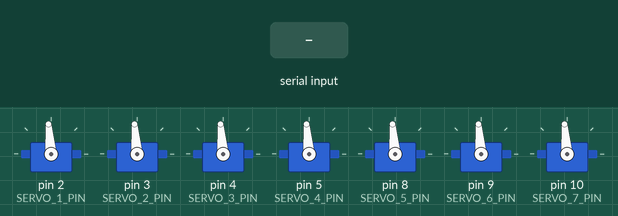
Recording of a sketch running on a simulated Arduino Mega 2560, built with avr-gcc and run on an emulated ATmega2560. Shown: 7 × servo. Inputs (shaded band) come from the test bench. What the sketch prints to the serial monitor is not drawn.

Above: at 13.2 s.
13.3 s: "1\n" received over the second serial link
Timing chart, 0 to 16.3 s (numbered marks = the images above; inputs shaded):
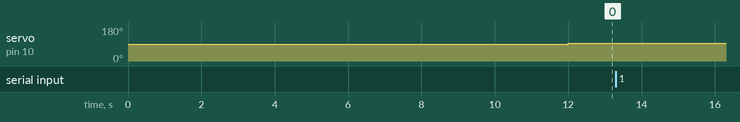

The sketch:

worm.ino
```cpp
#include "Arduino.h"
#include <Servo.h>

const int SERIAL_0_SPEED = 9600;
const int SERIAL_1_SPEED = 57600;
const int SERIAL_1_READ_UNTIL_TIMEOUT_MILLIS = 100;

const char COMMAND_DELIMITER = '#';

Servo SERVO_1;
const int SERVO_1_PIN = 2;
const int SERVO_1_MIN_ANGLE = 45;
const int SERVO_1_MAX_ANGLE = 175;
const int SERVO_1_MID_ANGLE = 95;

Servo SERVO_2;
const int SERVO_2_PIN = 3;
const int SERVO_2_MIN_ANGLE = 45;
const int SERVO_2_MAX_ANGLE = 175;
const int SERVO_2_MID_ANGLE = 95;

Servo SERVO_3;
const int SERVO_3_PIN = 4;
const int SERVO_3_MIN_ANGLE = 45;
const int SERVO_3_MAX_ANGLE = 175;
const int SERVO_3_MID_ANGLE = 95;

Servo SERVO_4;
const int SERVO_4_PIN = 5;
const int SERVO_4_MIN_ANGLE = 45;
const int SERVO_4_MAX_ANGLE = 175;
const int SERVO_4_MID_ANGLE = 95;

Servo SERVO_5;
const int SERVO_5_PIN = 8;
const int SERVO_5_MIN_ANGLE = 45;
const int SERVO_5_MAX_ANGLE = 175;
const int SERVO_5_MID_ANGLE = 95;

Servo SERVO_6;
const int SERVO_6_PIN = 9;
const int SERVO_6_MIN_ANGLE = 45;
const int SERVO_6_MAX_ANGLE = 175;
const int SERVO_6_MID_ANGLE = 95;

Servo SERVO_7;
const int SERVO_7_PIN = 10;
const int SERVO_7_MIN_ANGLE = 45;
const int SERVO_7_MAX_ANGLE = 175;
const int SERVO_7_MID_ANGLE = 95;

//The setup function is called once at startup of the sketch
void setup() {
// Add your initialization code here

	initServos();
	setWormPositionTo_FullExtension();
	initRadioSerialPort();
	Serial.begin(SERIAL_0_SPEED);
}

// The loop function is called in an endless loop
void loop() {
//Add your repeated code here
	readSerialMessage();
}

void initServos() {
	SERVO_1.attach(SERVO_1_PIN, SERVO_1_MIN_ANGLE, SERVO_1_MAX_ANGLE);
	delay(1000);
	SERVO_2.attach(SERVO_2_PIN, SERVO_2_MIN_ANGLE, SERVO_2_MAX_ANGLE);
	delay(1000);
	SERVO_3.attach(SERVO_3_PIN, SERVO_3_MIN_ANGLE, SERVO_3_MAX_ANGLE);
	delay(1000);
	SERVO_4.attach(SERVO_4_PIN, SERVO_4_MIN_ANGLE, SERVO_4_MAX_ANGLE);
	delay(1000);
	SERVO_5.attach(SERVO_5_PIN, SERVO_5_MIN_ANGLE, SERVO_5_MAX_ANGLE);
	delay(1000);
	SERVO_6.attach(SERVO_6_PIN, SERVO_6_MIN_ANGLE, SERVO_6_MAX_ANGLE);
	delay(1000);
	SERVO_7.attach(SERVO_7_PIN, SERVO_7_MIN_ANGLE, SERVO_7_MAX_ANGLE);
}

void setWormPositionTo_FullExtension() {
	SERVO_1.write(SERVO_1_MID_ANGLE);
	delay(1000);
	SERVO_2.write(SERVO_2_MID_ANGLE);
	delay(1000);
	SERVO_3.write(SERVO_3_MID_ANGLE);
	delay(1000);
	SERVO_4.write(SERVO_4_MID_ANGLE);
	delay(1000);
	SERVO_5.write(SERVO_5_MID_ANGLE);
	delay(1000);
	SERVO_6.write(SERVO_6_MID_ANGLE);
	delay(1000);
	SERVO_7.write(SERVO_7_MID_ANGLE);
}

void initRadioSerialPort(){
	Serial1.begin(SERIAL_1_SPEED);
	Serial1.setTimeout(SERIAL_1_READ_UNTIL_TIMEOUT_MILLIS);
}

/**
 * Read a message from the serial line that contains a command to be executed
 */
String readSerialMessage() {

	String commandString;

	if (Serial1.available()) {
		commandString = Serial1.readStringUntil(COMMAND_DELIMITER);
		Serial.print("Received: [" + commandString + "]");
	}
	return commandString;
}
```

Measured:
- after the input at 13.3 s, every drawn part: stays the same
